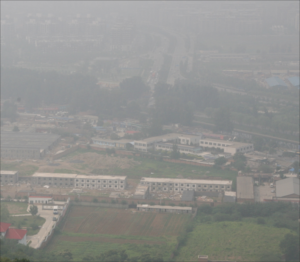
%> input picture 1a.png, 300 x 262 px
$ octave homework1.m   (GNU Octave 9; MATLAB toolbox functions it lacks are replaced by stand-ins)
%> lines starting %> are read from the running program, lines starting %| are printed output that depends on the picture
% -------------------------------------------------------------------
%  Generated by MATLAB on 21-Jan-2015 10:32:20
%  MATLAB version: 8.4.0.150421 (R2014b)
% -------------------------------------------------------------------
clear
close all
clc
H = imread('//1a.png');
%> H is the input picture: size 262x300x3 uint8; mean R, G, B 145.2, 145.4, 142.8
H = double(H)/255.0;
%> H: size 262x300x3 double
%1.现实初始图像

imtool(H);
%获取图片长宽
[h,w]=size(H);
%> h = 262; w = 900
min_I=zeros(h,w);
%2.取M(x)为H(x)3通道最小值
M = min(H,[],3);
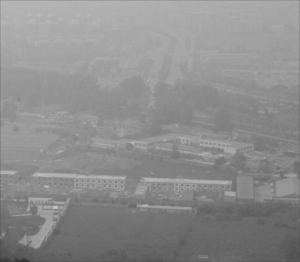
%> M: size 262x300 double; min 0.192, max 0.784, mean 0.554
%3.均值滤波
sv = ceil(max(h,w)/50);
%> sv = 18
if mod(sv,2)==0
    sv = sv +1;
%> sv = 19
end
key = fspecial('average',sv);%均值滤波算子
M_ave = imfilter(M,key,'symmetric');

%4.求M(x)中所有元素的均值Mave
[h,w] = size(M_ave);
%> w = 300
n = 0.0;
for i=1:h
    for j=1:w
        n = n + M_ave(i, j);
    end
end
%> after the loop, n = 43513.1
Mave = n / (h * w);
%> Mave = 0.554
%5.求出L(x)
P = 5.0;%P为调节参数，P越大图像越暗去雾效果越明显
L = min(min(P*Mave,0.9)*M_ave,M);
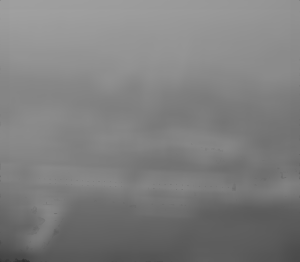
%> L: size 262x300 double; min 0.192, max 0.629, mean 0.498
%求A
temp = max(H,[],3);
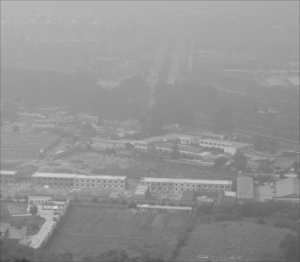
%> temp: size 262x300 double; min 0.224, max 0.851, mean 0.579
A = 0.5 *(max(temp(:)) + max(M_ave(:))) * [1; 1; 1];
%> A = [0.775; 0.775; 0.775]
%求F
[h, w, s] = size(H);
%> s = 3
F = zeros(h, w, s);
for i=1:h
    for j=1:w
        for k=1:s
            F(i,j,k) = (H(i,j,k) - L(i,j)) / (1 - L(i,j)/A(k));
        end
    end
end
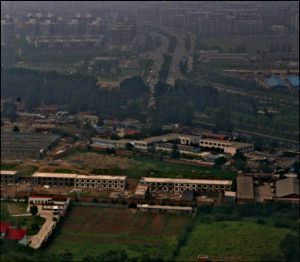
%> F: size 262x300x3 double; mean R, G, B 0.214, 0.216, 0.197; drawn with min black and max white
imtool(F);

$ run again, with 1b.bmp saved as 1a.png
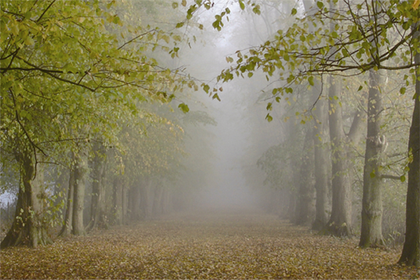
%> input picture 1b.bmp, 420 x 280 px, shrunk from 600 x 400 before the run
%> H is the input picture: size 280x420x3 uint8; mean R, G, B 132.2, 125.2, 93.8
%> H: size 280x420x3 double
%> after the loop `for i=1:h`: n = 43182.4
%> Mave = 0.367
%> `temp = max(H,[],3);`:
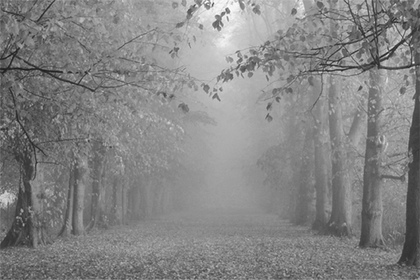
%> temp: size 280x420 double; min 0.122, max 1, mean 0.52
%> A = [0.917; 0.917; 0.917]
%> `imtool(F);`:
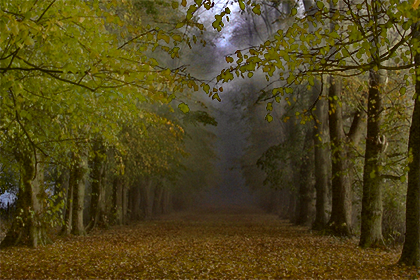
%> displayed picture: size 280x420x3, on the screen's scale of 0 to 255; mean R, G, B 80.3, 70, 27.6
